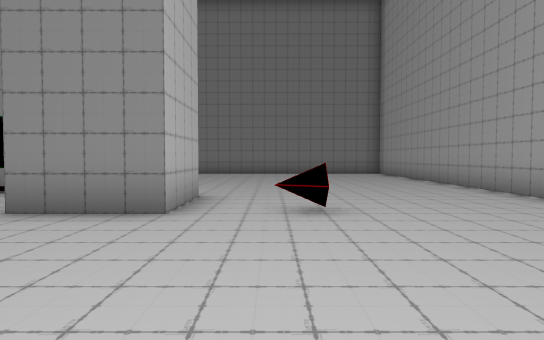
[1] (above)

16 first-person views from a walk through a scene from a Unity 3-D project. The camera is 1.4 m above the floor, tilts 2° down and sees 75° across. The floor is counted in squares, 2 m on a side. Each view is taken from the middle of a square. On the plan, view 1 faces up. The plan holds only what a view shows up to about 11 squares ahead; the rest is blank. The place goes on beyond the plan. The player character is not drawn.

[2]
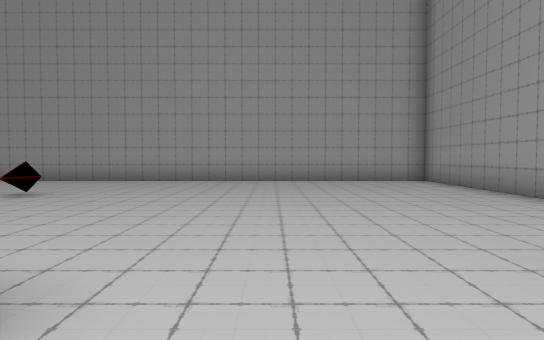

[3]
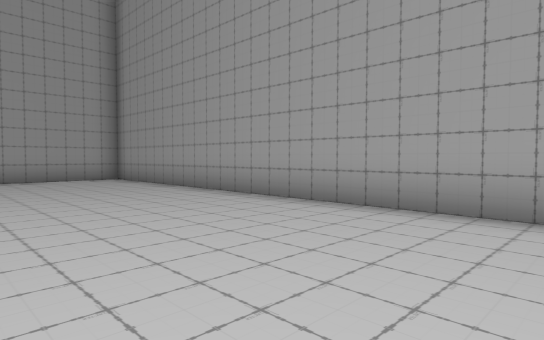

[4]
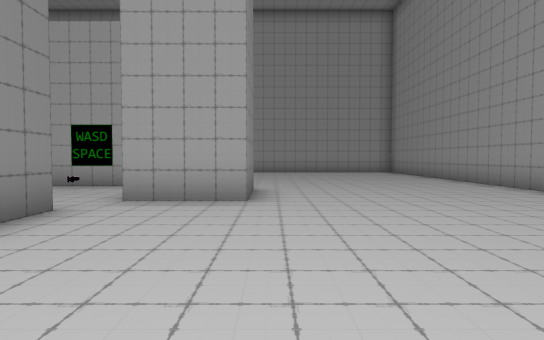

[5]
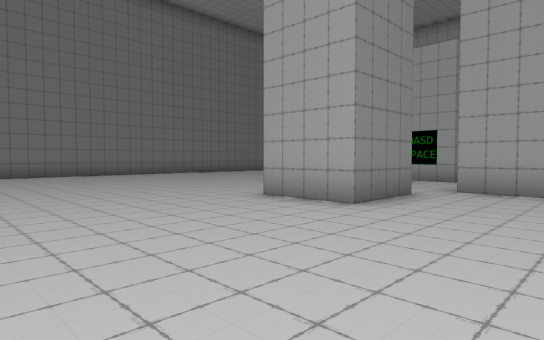

[6]
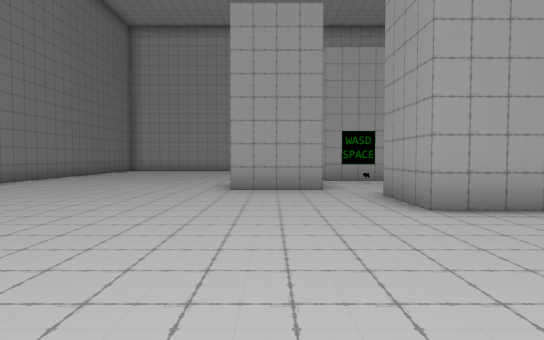

[7]
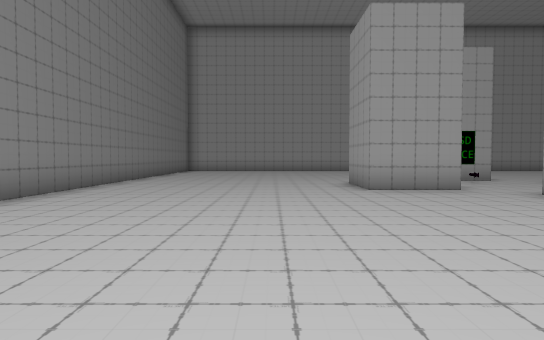

[8]
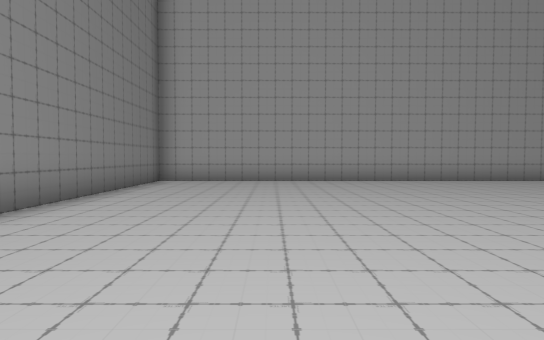

[9]
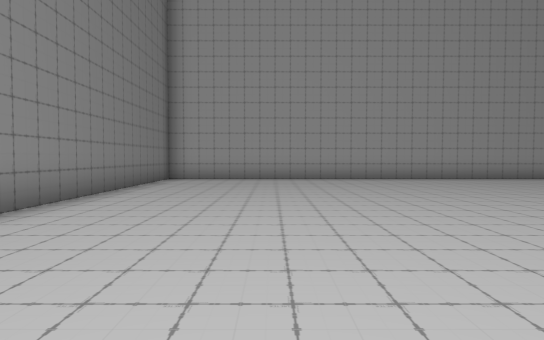

[10]
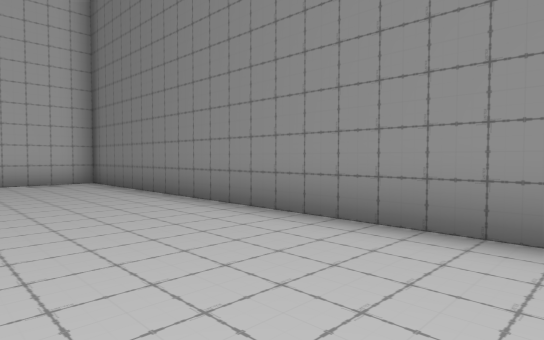

[11]
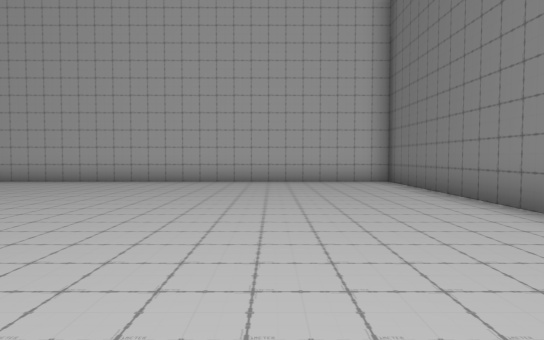

[12]
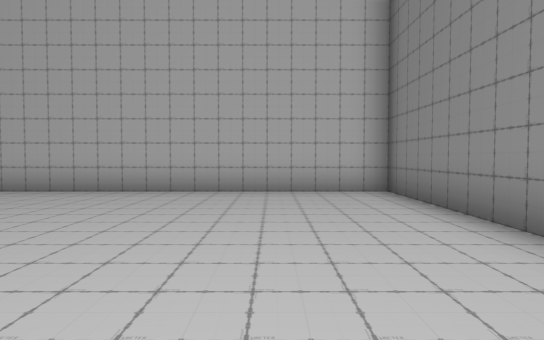

[13]
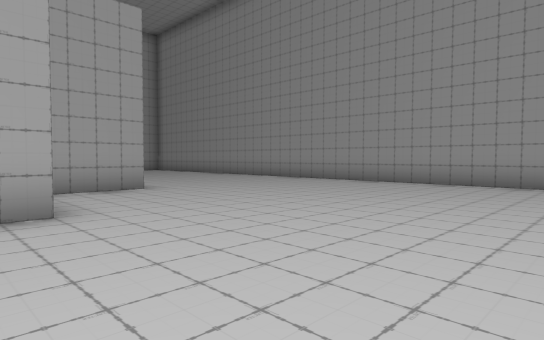

[14]
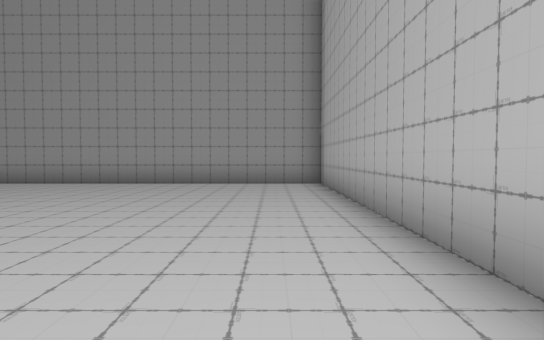

[15]
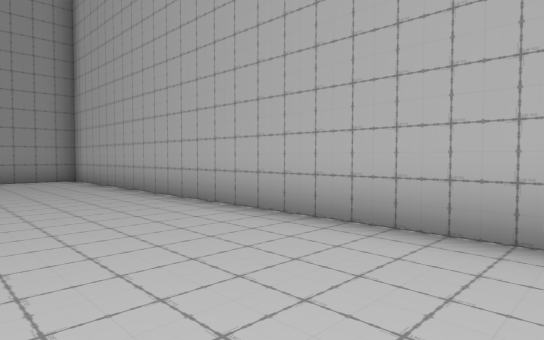

[16]
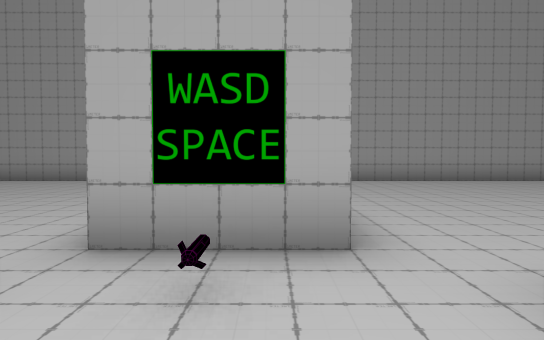

### Floor plan
Points are (right, up) in squares from view 1. A wall is a line through its corners. A room is listed if a view was taken in it or the views show most of it. See-through windows are left out.
Room 1 (views 1, 2, 3, 4, 5, 6, 7, 8, 9, 10, 11, 12, 13, 14, 15, 16)
walls: (-6.3, 6.9) (-6.3, 8.9) (-4.3, 8.9); (-7.3, 3.9) (-9.3, 3.9) (-9.3, 5.9) (-7.3, 5.9); (-1.3, 6.5) (-1.3, 4.4) (-3.3, 4.4) (-3.3, 6.5); (-4.4, 1.4) (-6.3, 1.4) (-6.3, 3.5); (4.7, 15.4) (-15.3, 15.4) (-15.3, -4.6) (4.7, -4.6) (4.7, 15.4)
objects: other object (-4, 5); other object (0, 5)

Positions as (right, up) in squares from view 1, and headings:
1: (0, 0), facing up
2: (-6, 0), facing right
3: (-7, 0), facing down-right
4: (-12, 1), facing right
5: (-14, 1), facing up-right
6: (-14, 8), facing right
7: (-14, 11), facing right
8: (-6, 12), facing right
9: (-7, 12), facing right
10: (-5, 12), facing up-left
11: (-5, 12), facing left
12: (-8, 13), facing left
13: (-14, 5), facing down-right
14: (-14, 5), facing down
15: (-12, 7), facing down-left
16: (-6, 5), facing right
